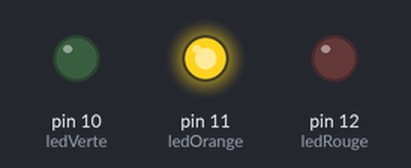
Bench run of a sketch on a simulated Arduino Uno, built with avr-gcc and run on an emulated ATmega328P. On the bench: output pins drawn as LEDs (lit = HIGH).

Above: at 0.5 s.
At 2.5 s:
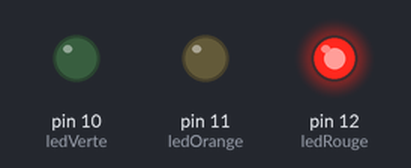
At 5.5 s:
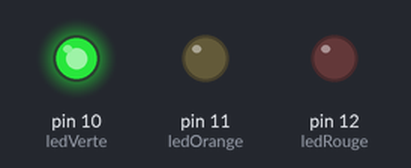
Timing chart, 0 to 9.1 s (numbered marks = the images above):
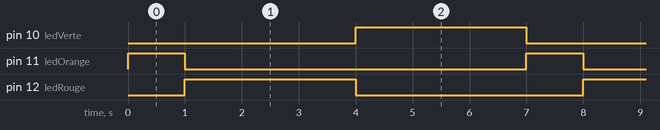

The sketch:

FeuTricolor.ino
```cpp
// (licence header left out)
// Les 3 diodes : chaqu'une sur sa broche.
int ledVerte = 10; // On Branche la diode Verte sur la broche 10
int ledOrange = 11; // On Branche la diode Orange sur la broche 11
int ledRouge = 12; // On Branche la diode Rouge sur la broche 12

// Routine d'initialisation (ne s'exécute qu'une fois au démarage).
void setup() {
  // Les broches sur les quelles sont brnchées les diodes doivent etre des sorties
  pinMode(ledVerte, OUTPUT); // Broche de la diode Verte en sortie
  pinMode(ledOrange, OUTPUT); // Broche de la diode Orange en sortie
  pinMode(ledRouge, OUTPUT); // Broche de la diode Rouge en sortie
  // On éteint toutes les diodes (meusure de sécurité, j'ai eu des parasites sans).
  digitalWrite(ledVerte, LOW);    // éteint la diode Verte
  digitalWrite(ledOrange, LOW);    // éteint la diode Orange
  digitalWrite(ledRouge, LOW);    // éteint la diode Rouge
}


// Boucle infinie (exécutée encore et encore).
void loop() {

/*
 * Passe le feu au Orange
 */
  digitalWrite(ledVerte, LOW);   // éteint la diode Verte
  digitalWrite(ledRouge, LOW);    // éteint la diode Rouge (par sécurité car elle ne devrait pas etre allumée)
  digitalWrite(ledOrange, HIGH);    // Allume la diode Orange
  delay(1000);               // On attend 1 seconde

/*
 * Passe le feu au Rouge
 */
  digitalWrite(ledOrange, LOW);    // éteint la diode Orange
  digitalWrite(ledVerte, LOW);    // éteint la diode Verte  (par sécurité car elle ne devrait pas etre allumée)
  digitalWrite(ledRouge, HIGH);   // Allume la diode Rouge

  delay(3000);               // On attend 3 secondes

/*
 * Passe le feu au Vert
 */
  digitalWrite(ledRouge, LOW);    // éteint la diode Rouge
  digitalWrite(ledOrange, LOW);    // éteint la diode Orange  (par sécurité car elle ne devrait pas etre allumée)
  digitalWrite(ledVerte, HIGH);   // Allume la diode Verte

  delay(3000);               // On attend 3 secondes

}
```

Measured:
- by itself, pin 10 (ledVerte), pin 12 (ledRouge): alternates HIGH for 3.0 s and LOW for 4.0 s
- by itself, pin 11 (ledOrange): alternates HIGH for 1.0 s and LOW for 6.0 s
- by itself, everything shown: repeats every 7.0 s, in 3 steps
